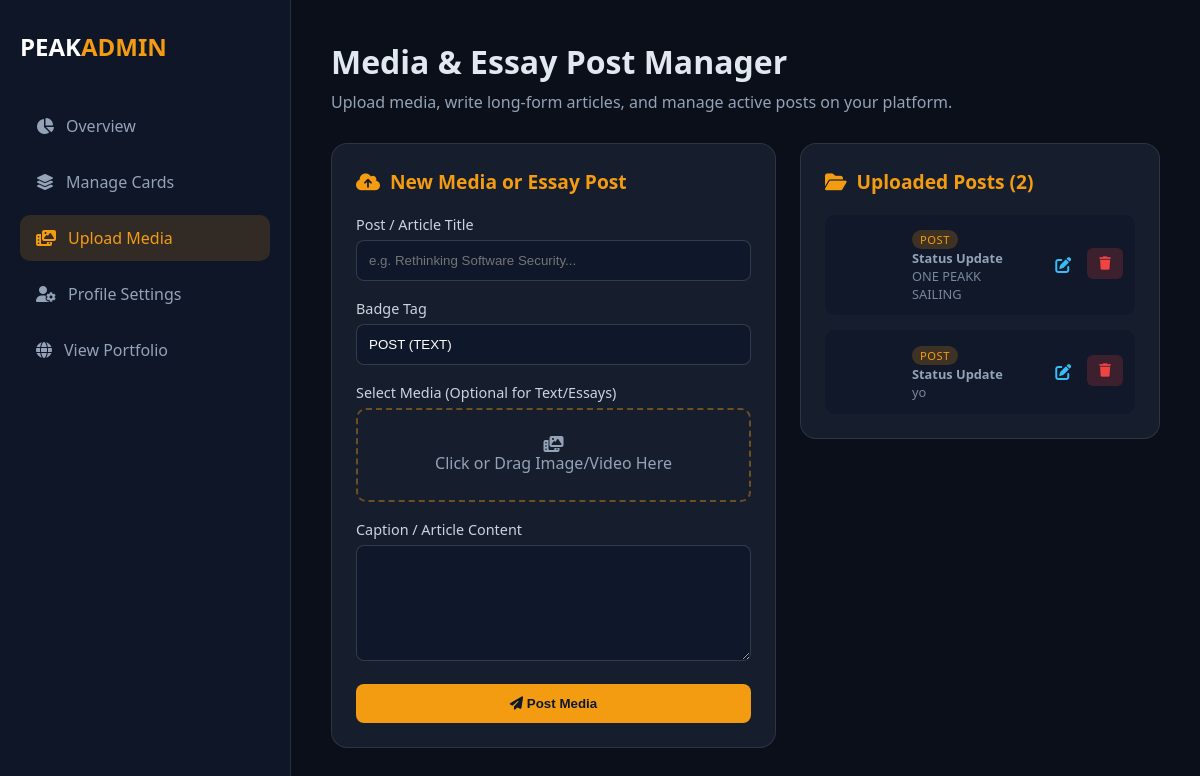
The page /dashboard/post (signed in) on the database as committed earlier.
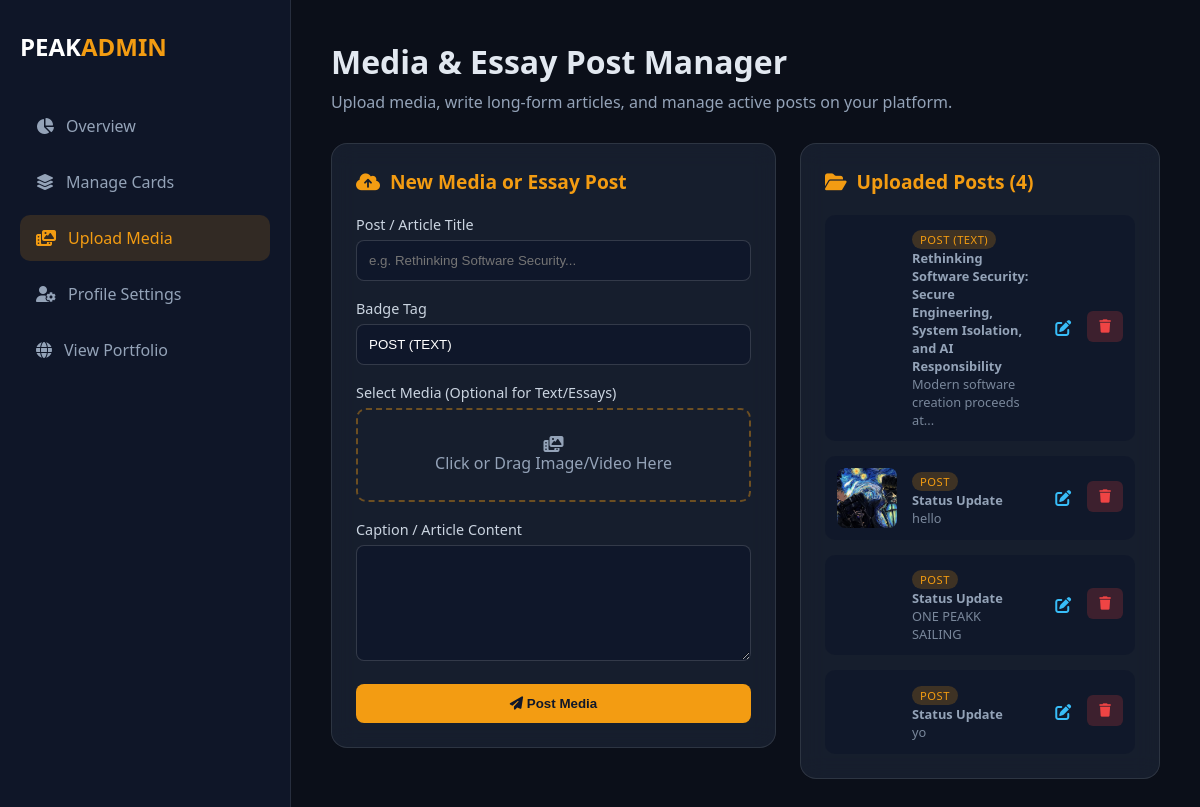
The same page on the database as committed later.
### app.py (models this page shows)
class MediaUpload(db.Model):
    id = db.Column(db.Integer, primary_key=True)
    title = db.Column(db.String(100), nullable=True)
    caption = db.Column(db.Text, nullable=True)
    badge = db.Column(db.String(50), default="Featured")
    filename = db.Column(db.String(255), nullable=True)
    media_type = db.Column(db.String(10), nullable=True)
    created_at = db.Column(db.DateTime, default=datetime.utcnow)

### app.py (the view)
@app.route('/dashboard/post')
@login_required
def dashboard_post():
    edit_id = request.args.get('edit_id', type=int)
    edit_post = MediaUpload.query.get(edit_id) if edit_id else None
    uploads = MediaUpload.query.order_by(MediaUpload.id.desc()).all()
    return render_template('dashboard_post.html', uploads=uploads, edit_post=edit_post)

### app.py (called while the page is built)
@login_manager.user_loader
def load_user(user_id):
    return db.session.get(User, int(user_id))

### templates/dashboard_post.html (shortened to what the changed rows need)
<!DOCTYPE html>
<html lang="en">
<head>
    <link rel="stylesheet" href="https://cdnjs.cloudflare.com/ajax/libs/font-awesome/6.4.0/css/all.min.css">
    <link rel="stylesheet" href="{{ url_for('static', filename='css/dashboard.css') }}">
</head>
<body class="dashboard-body">
    <div class="dashboard-container">
        <aside class="dashboard-sidebar">
            <div class="brand">
                <h2>PEAK<span>ADMIN</span></h2>
            </div>
        </aside>
        <main class="dashboard-content">
            <header class="dash-header">
                <h1>Media & Essay Post Manager</h1>
            </header>
            <div class="dash-grid">
                <div class="dash-card">
                    <h3><i class="fa-solid fa-folder-open"></i> Uploaded Posts ({{ uploads|length if uploads else 0 }})</h3>
                    <div class="card-list">
                        {% if uploads %}
                            {% for item in uploads %}
                            <div class="card-item">
                                <div class="thumb-box">
                                    {% if item.filename %}
                                        {% if item.media_type == 'image' %}
                                            <img src="{{ url_for('static', filename='uploads/' + item.filename) }}" alt="Media">
                                        {% else %}
                                            <video src="{{ url_for('static', filename='uploads/' + item.filename) }}" muted></video>
                                        {% endif %}
                                    {% else %}
                                        <div style="display: flex; align-items: center; justify-content: center; height: 100%; background: #1e293b; color: #f59e0b;">
                                            <i class="fa-solid fa-file-lines" style="font-size: 1.5rem;"></i>
                                        </div>
                                    {% endif %}
                                </div>
                                <div class="card-info">
                                    <span class="badge">{{ item.badge or item.media_type|upper or 'POST' }}</span>
                                    <p><strong>{{ item.title or 'Untitled Post' }}</strong></p>
                                    <p style="font-size: 0.8rem; opacity: 0.8;">{{ item.caption|striptags|truncate(40) }}</p>
                                </div>
                                <div class="card-actions" style="display: flex; gap: 6px;">
                                    <a href="{{ url_for('dashboard_post', edit_id=item.id) }}" class="btn-edit" title="Edit Post" style="padding: 6px 10px; color: #38bdf8;">
                                        <i class="fa-solid fa-pen-to-square"></i>
                                    </a>
                                    <form action="{{ url_for('delete_media', upload_id=item.id) }}" method="POST" onsubmit="return confirm('Delete this media file?');" style="margin: 0;">
                                        <button type="submit" class="btn-delete" title="Delete Media">
                                            <i class="fa-solid fa-trash"></i>
                                        </button>
                                    </form>
                                </div>
                            </div>
                            {% endfor %}
                        {% else %}
                            <p class="empty-msg">No media uploads found. Use the form to post videos, images, or articles!</p>
                        {% endif %}
                    </div>
                </div>
            </div>
        </main>
    </div>
</body>
</html>

Rows that differ between the two databases and show on the page:
added MediaUpload: badge "POST (TEXT)", title "Rethinking Software Security: Secure Engineering, System Isolation, and AI Responsibility", caption "Modern software creation proceeds at..."
added MediaUpload: filename (picture), badge "POST", title "Status Update", caption "hello"
Other text that changed with them:
{{ uploads|length if uploads else 0 }}: "2" → "4"
